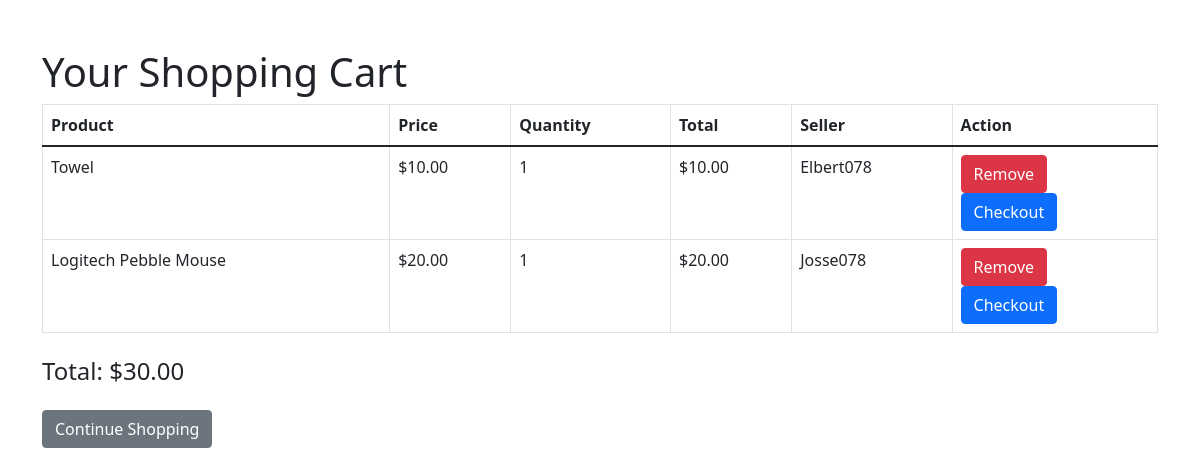
The app's page /cart/ (signed in) with its own data.
### users/models.py (models this page shows, shortened)
class CartItem(models.Model):
    user = models.ForeignKey(User,on_delete=models.CASCADE)
    product = models.ForeignKey(Product,on_delete=models.CASCADE)
    quantity = models.PositiveIntegerField(default=1)
    def total_price(self):
        return self.product.price * self.quantity

class Product(models.Model):
    name = models.CharField(max_length=255)
    description = models.TextField()
    price = models.DecimalField(max_digits=10,decimal_places=2)
    image = models.ImageField(upload_to='product_images/')
    stock = models.IntegerField(default=1)
    created_at = models.DateTimeField(auto_now_add=True)
    seller = models.ForeignKey(User,on_delete=models.CASCADE,null=True,blank = True)

### users/views.py (the view)
# urls.py: path('cart/',views.view_cart,name='view_cart'),
@login_required
def view_cart(request):
    user = request.user
    cart_items = CartItem.objects.filter(user=user)
    total_price = sum(item.total_price() for item in cart_items)
    context = {
        'cart_items': cart_items,
        'total_price': total_price,
    }
    return render(request, 'Commerce/cart.html', context)

### users/templates/Commerce/cart.html (shortened to what this page needs)
<!DOCTYPE html>
<html lang="en">
<head>
    <link rel="stylesheet" href="https://cdn.jsdelivr.net/npm/bootstrap@5.1.3/dist/css/bootstrap.min.css">
</head>
<body>
    <div class="container mt-5">
        <h1>Your Shopping Cart</h1>
        {% if cart_items %}
        <table class="table table-bordered">
            <thead>
                <tr>
                    <th>Product</th>
                    <th>Price</th>
                    <th>Quantity</th>
                    <th>Total</th>
                    <th>Seller</th>
                    <th>Action</th>
                </tr>
            </thead>
            <tbody>
                {% for cart_item in cart_items %}
                <tr>
                    <td>{{ cart_item.product.name }}</td>
                    <td>${{ cart_item.product.price }}</td>
                    <td>{{ cart_item.quantity }}</td>
                    <td>${{ cart_item.total_price }}</td>
                    <td>{{ cart_item.product.seller.username }}</td>
                    <td>
                        <form action="{% url 'remove_from_cart' cart_item.id %}" method="post">
                            <button type="submit" class="btn btn-danger">Remove</button>
                        </form>
                        <form action="{% url 'checkout_item' cart_item.id %}" method="POST" style="display:inline-block;">
                            <button type="submit" class="btn btn-primary">Checkout</button>
                        </form>
                    </td>
                </tr>
                {% endfor %}
            </tbody>
        </table>
        <div class="mt-4">
            <h4>Total: ${{ total_price }}</h4>
        </div>
        {% else %}
        <p>Your cart is empty.</p>
        {% endif %}
        <a href="{% url 'home' %}" class="btn btn-secondary mt-3">Continue Shopping</a>
    </div>
</body>
</html>

### records on screen
CartItem: product.name "Towel", product.price "10.00", quantity "1", total_price "10.00", product.seller.username "Elbert078"
CartItem: product.name "Logitech Pebble Mouse", product.price "20.00", quantity "1", total_price "20.00", product.seller.username "Josse078"

### other values on screen
{{ total_price }} "30.00"
